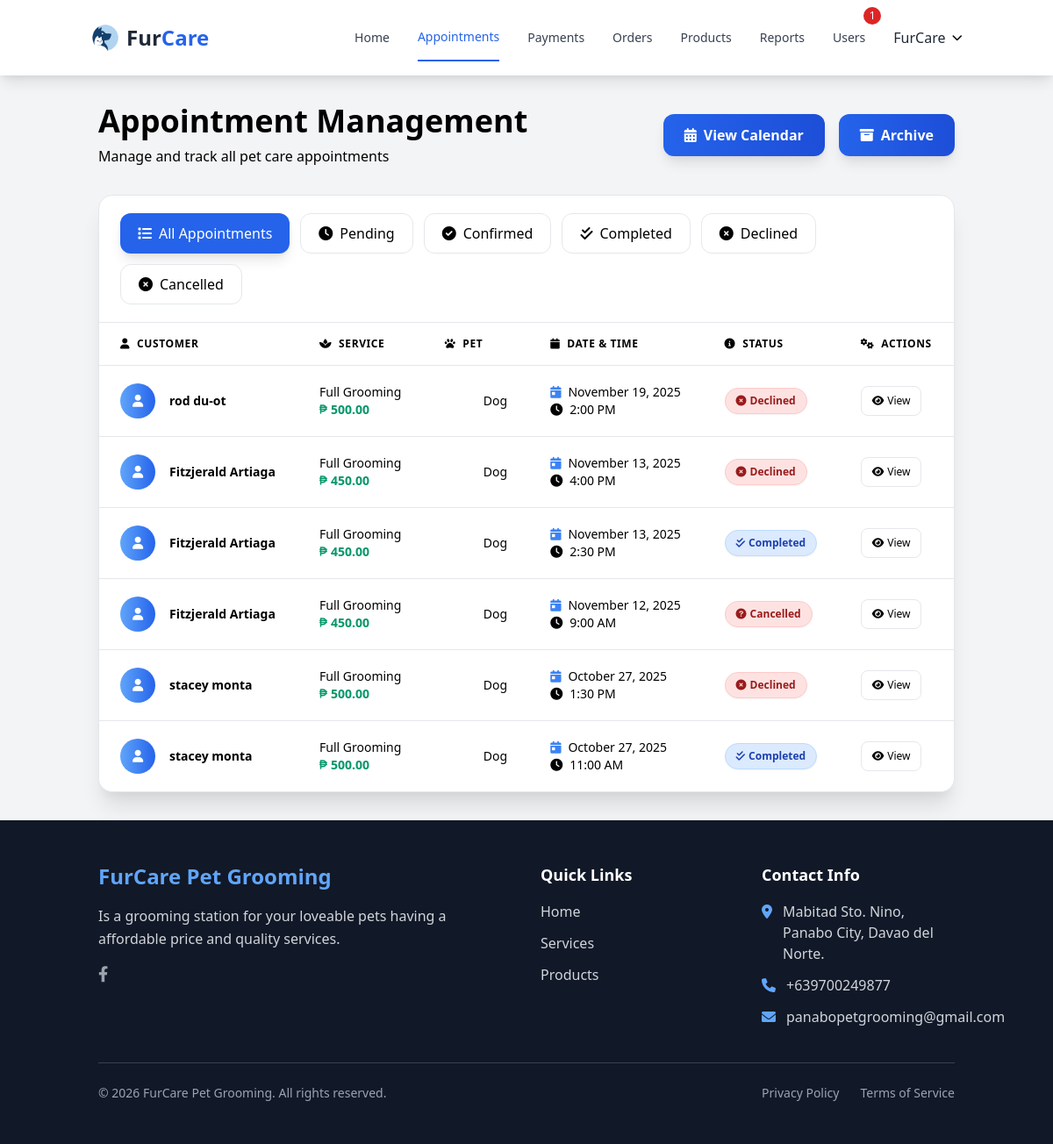
Page /admin/appointments.php (signed in) on the committed database.
### tables this page shows
CREATE TABLE `users` (
  `id` int(11) NOT NULL,
  `first_name` varchar(50) NOT NULL,
  `last_name` varchar(50) NOT NULL,
  `email` varchar(100) NOT NULL,
  `password` varchar(255) NOT NULL,
  `phone` varchar(20) DEFAULT NULL,
  `address` text DEFAULT NULL,
  `is_admin` tinyint(1) DEFAULT 0,
  `is_verified` tinyint(1) DEFAULT 0,
  `is_approved` tinyint(1) NOT NULL DEFAULT 0,
  `verification_code` varchar(100) DEFAULT NULL,
  `reset_token` varchar(100) DEFAULT NULL,
  `reset_token_expires` datetime DEFAULT NULL,
  `created_at` timestamp NOT NULL DEFAULT current_timestamp(),
  `updated_at` timestamp NOT NULL DEFAULT current_timestamp() ON UPDATE current_timestamp(),
  `remember_token` varchar(100) DEFAULT NULL,
  `remember_token_expires` datetime DEFAULT NULL
);

CREATE TABLE `appointments` (
  `id` int(11) NOT NULL,
  `user_id` int(11) NOT NULL,
  `service_id` int(11) NOT NULL,
  `pet_name` varchar(100) NOT NULL,
  `email` varchar(100) NOT NULL,
  `contact_number` varchar(20) NOT NULL,
  `pet_type` varchar(50) NOT NULL,
  `appointment_date` date NOT NULL,
  `appointment_time` time NOT NULL,
  `status` enum('pending','confirmed','completed','declined','cancelled') DEFAULT 'pending',
  `notes` text DEFAULT NULL,
  `created_at` timestamp NOT NULL DEFAULT current_timestamp(),
  `updated_at` timestamp NOT NULL DEFAULT current_timestamp() ON UPDATE current_timestamp(),
  `is_archived` tinyint(1) DEFAULT 0,
  `archived_at` datetime DEFAULT NULL,
  `pet_size` varchar(20) DEFAULT NULL,
  `decline_reason` text DEFAULT NULL
);

CREATE TABLE `services` (
  `id` int(11) NOT NULL,
  `name` varchar(100) NOT NULL,
  `size` varchar(20) DEFAULT NULL,
  `description` text DEFAULT NULL,
  `price` decimal(10,2) NOT NULL,
  `duration` int(11) NOT NULL COMMENT 'Duration in minutes',
  `created_at` timestamp NOT NULL DEFAULT current_timestamp(),
  `updated_at` timestamp NOT NULL DEFAULT current_timestamp() ON UPDATE current_timestamp()
);

### admin/appointments.php (the view, shortened to what the rows shown need)
<?php
$status = $_GET['status'] ?? 'all';
$appointments = $status == 'all' ? archivedAppointments() : archivedAppointments($status);
?>
<?php require_once __DIR__ . '/../includes/header.php'; ?>
<div class="min-h-screen bg-gradient-to-br from-slate-50 to-blue-50">
    <div class="container mx-auto px-6 py-8">
        <div class="mb-8">
            <div class="flex flex-col sm:flex-row sm:items-center sm:justify-between gap-4">
                <div>
                    <h1 class="text-4xl font-bold text-slate-800 mb-2">Appointment Management</h1>
                </div>
            </div>
        </div>
        <div class="bg-white rounded-2xl shadow-xl border border-slate-200 overflow-hidden">
            <div class="overflow-x-auto">
                <table class="min-w-full divide-y divide-slate-200">
                    <thead class="bg-gradient-to-r from-slate-700 to-slate-800">
                        <tr>
                            <th class="px-6 py-4 text-left text-xs font-semibold text-black uppercase tracking-wider">
                                <i class="fas fa-user mr-2"></i>Customer
                            </th>
                            <th class="px-6 py-4 text-left text-xs font-semibold text-black uppercase tracking-wider">
                                <i class="fas fa-spa mr-2"></i>Service
                            </th>
                            <th class="px-6 py-4 text-left text-xs font-semibold text-black uppercase tracking-wider">
                                <i class="fas fa-paw mr-2"></i>Pet
                            </th>
                            <th class="px-6 py-4 text-left text-xs font-semibold text-black uppercase tracking-wider">
                                <i class="fas fa-calendar mr-2"></i>Date & Time
                            </th>
                            <th class="px-6 py-4 text-left text-xs font-semibold text-black uppercase tracking-wider">
                                <i class="fas fa-info-circle mr-2"></i>Status
                            </th>
                            <th class="px-6 py-4 text-left text-xs font-semibold text-black uppercase tracking-wider">
                                <i class="fas fa-cogs mr-2"></i>Actions
                            </th>
                        </tr>
                    </thead>
                    <tbody class="bg-white divide-y divide-slate-100">
                        <?php foreach ($appointments as $appointment): ?>
                            <tr class="hover:bg-slate-50 transition-colors duration-150">
                                <td class="px-6 py-5 whitespace-nowrap">
                                    <div class="flex items-center">
                                        <div class="flex-shrink-0 h-10 w-10">
                                            <div
                                                class="h-10 w-10 rounded-full bg-gradient-to-r from-blue-400 to-blue-600 flex items-center justify-center">
                                                <i class="fas fa-user text-white text-sm"></i>
                                            </div>
                                        </div>
                                        <div class="ml-4">
                                            <div class="text-sm font-semibold text-slate-900">
                                                <?php echo $appointment['first_name'] . ' ' . $appointment['last_name']; ?>
                                            </div>
                                        </div>
                                    </div>
                                </td>
                                <td class="px-6 py-5 whitespace-nowrap">
                                    <div class="text-sm font-medium text-slate-900">
                                        <?php echo $appointment['service_name']; ?>
                                    </div>
                                    <div class="text-sm text-green-600 font-semibold flex items-center">
                                        <i class="fas fa-peso-sign text-xs mr-1"></i>
                                        <?php echo number_format($appointment['service_price'], 2); ?>
                                    </div>
                                </td>
                                <td class="px-6 py-5 whitespace-nowrap">
                                    <div class="flex items-center">
                                        <div class="flex-shrink-0 h-8 w-8">
                                            <div
                                                class="h-8 w-8 rounded-full bg-gradient-to-r from-amber-400 to-orange-500 flex items-center justify-center">
                                                <i class="fas fa-paw text-white text-xs"></i>
                                            </div>
                                        </div>
                                        <div class="ml-3">
                                            <div class="text-sm text-slate-500"><?php echo $appointment['pet_type']; ?>
                                            </div>
                                        </div>
                                    </div>
                                </td>
                                <td class="px-6 py-5 whitespace-nowrap">
                                    <div class="text-sm font-medium text-slate-900 flex items-center">
                                        <i class="fas fa-calendar-day text-blue-500 mr-2"></i>
                                        <?php echo formatDate($appointment['appointment_date']); ?>
                                    </div>
                                    <div class="text-sm text-slate-500 flex items-center">
                                        <i class="fas fa-clock text-slate-400 mr-2"></i>
                                        <?php echo formatTime($appointment['appointment_time']); ?>
                                    </div>
                                </td>
                                <td class="px-6 py-5 whitespace-nowrap">
                                    <span class="inline-flex items-center px-3 py-1.5 rounded-full text-xs font-semibold shadow-sm
                                    <?php echo $appointment['status'] == 'confirmed' ? 'bg-green-100 text-green-800 border border-green-200' :
                                        ($appointment['status'] == 'pending' ? 'bg-yellow-100 text-yellow-800 border border-yellow-200' :
                                            ($appointment['status'] == 'completed' ? 'bg-blue-100 text-blue-800 border border-blue-200' :
                                                'bg-red-100 text-red-800 border border-red-200')); ?>">
                                        <?php
                                        $statusIcons = [
                                            'confirmed' => 'fas fa-check-circle',
                                            'pending' => 'fas fa-clock',
                                            'completed' => 'fas fa-check-double',
                                            'declined' => 'fas fa-times-circle'
                                        ];
                                        ?>
                                        <i
                                            class="<?php echo $statusIcons[$appointment['status']] ?? 'fas fa-question-circle'; ?> mr-1"></i>
                                        <?php echo ucfirst($appointment['status']); ?>
                                    </span>
                                </td>
                                <td class="px-6 py-5 whitespace-nowrap">
                                    <div class="flex items-center space-x-3">
                                        <a href="view-appointment.php?id=<?php echo $appointment['id']; ?>"
                                            class="inline-flex items-center px-3 py-2 text-xs font-medium text-slate-700 bg-slate-100 hover:bg-slate-200 border border-slate-300 rounded-lg transition-all duration-200 hover:shadow-md">
                                            <i class="fas fa-eye mr-1"></i>
                                            View
                                        </a>
                                    </div>
                                </td>
                            </tr>
                        <?php endforeach; ?>
                    </tbody>
                </table>
            </div>
        </div>
    </div>
</div>
<?php require_once __DIR__ . '/../includes/footer.php'; ?>

### includes/nav.php (shortened to what the rows shown need)
<?php
$current_page = basename($_SERVER['PHP_SELF']);
?>
<nav class="bg-white shadow-lg">
    <div class="container mx-auto px-4">
        <div class="flex justify-between items-center py-4">
            <div class="hidden md:flex items-center space-x-8">
                <?php if (isLoggedIn() && isAdmin()): ?>
                    <div class="hidden md:flex items-center space-x-8">
                        <a href="../admin/index.php"
                            class="text-sm font-medium <?= ($current_page == 'index.php') ? 'text-blue-600 border-b-2 border-blue-600 pb-4' : 'text-gray-700' ?> hover:text-blue-600 transition duration-300 py-4">
                            Home
                        </a>
                        <a href="../admin/appointments.php"
                            class="text-sm font-medium <?= ($current_page == 'appointments.php') ? 'text-blue-600 border-b-2 border-blue-600 pb-4' : 'text-gray-700' ?> hover:text-blue-600 transition duration-300 py-4 relative">
                            Appointments
                        </a>
                        <a href="../admin/payment-review.php"
                            class="text-sm font-medium <?= ($current_page == 'payment-review.php') ? 'text-blue-600 border-b-2 border-blue-600 pb-4' : 'text-gray-700' ?> hover:text-blue-600 transition duration-300 py-4 relative">
                            Payments
                        </a>
                        <a href="../admin/orders.php"
                            class="text-sm font-medium <?= ($current_page == 'orders.php') ? 'text-blue-600 border-b-2 border-blue-600 pb-4' : 'text-gray-700' ?> hover:text-blue-600 transition duration-300 py-4">
                            Orders
                        </a>
                        <a href="../admin/products.php"
                            class="text-sm font-medium <?= ($current_page == 'products.php') ? 'text-blue-600 border-b-2 border-blue-600 pb-4' : 'text-gray-700' ?> hover:text-blue-600 transition duration-300 py-4">
                            Products
                        </a>
                        <a href="../admin/reports.php"
                            class="text-sm font-medium <?= ($current_page == 'reports.php') ? 'text-blue-600 border-b-2 border-blue-600 pb-4' : 'text-gray-700' ?> hover:text-blue-600 transition duration-300 py-4">
                            Reports
                        </a>
                        <a href="../admin/manage-registrations.php"
                            class="text-sm font-medium <?= ($current_page == 'manage-registrations.php') ? 'text-blue-600 border-b-2 border-blue-600 pb-4' : 'text-gray-700' ?> hover:text-blue-600 transition duration-300 py-4 relative">
                            Users
                            <?php
                            $stmt = $pdo->prepare("SELECT COUNT(*) as pending_count FROM users WHERE is_approved = 0");
                            $stmt->execute();
                            $result = $stmt->fetch(PDO::FETCH_ASSOC);
                            $pending_reg_count = $result['pending_count'] ?? 0;
                            if ($pending_reg_count > 0): ?>
                                <span
                                    class="absolute -top-1 -right-2 bg-red-600 text-white text-xs rounded-full h-5 w-5 flex items-center justify-center font-medium transform translate-x-1/2 -translate-y-1/4">
                                    <?= $pending_reg_count ?>
                                </span>
                            <?php endif; ?>
                        </a>
                    </div>
                    <div class="relative group">
                        <button class="flex items-center space-x-2 focus:outline-none">
                            <span class="text-gray-800 text-md font-medium"><?php echo getUser()['first_name']; ?></span>
                            <i class="fas fa-chevron-down text-xs"></i>
                        </button>
                    </div>
                <?php endif; ?>
            </div>
        </div>
    </div>
</nav>

### rows in the picture
users: first_name "FurCare"
appointments: user.first_name "rod", user.last_name "du-ot", service.name "Full Grooming", service.price "500.00", pet_type "Dog", appointment_date "November 19, 2025", appointment_time "2:00 PM", status "Declined"
appointments: user.first_name "Fitzjerald", user.last_name "Artiaga", service.name "Full Grooming", service.price "450.00", pet_type "Dog", appointment_date "November 13, 2025", appointment_time "4:00 PM", status "Declined"
appointments: user.first_name "Fitzjerald", user.last_name "Artiaga", service.name "Full Grooming", service.price "450.00", pet_type "Dog", appointment_date "November 13, 2025", appointment_time "2:30 PM", status "Completed"
appointments: user.first_name "Fitzjerald", user.last_name "Artiaga", service.name "Full Grooming", service.price "450.00", pet_type "Dog", appointment_date "November 12, 2025", appointment_time "9:00 AM", status "Cancelled"
appointments: user.first_name "stacey", user.last_name "monta", service.name "Full Grooming", service.price "500.00", pet_type "Dog", appointment_date "October 27, 2025", appointment_time "1:30 PM", status "Declined"
appointments: user.first_name "stacey", user.last_name "monta", service.name "Full Grooming", service.price "500.00", pet_type "Dog", appointment_date "October 27, 2025", appointment_time "11:00 AM", status "Completed"

### other values in the picture
$pending_reg_count "1"
